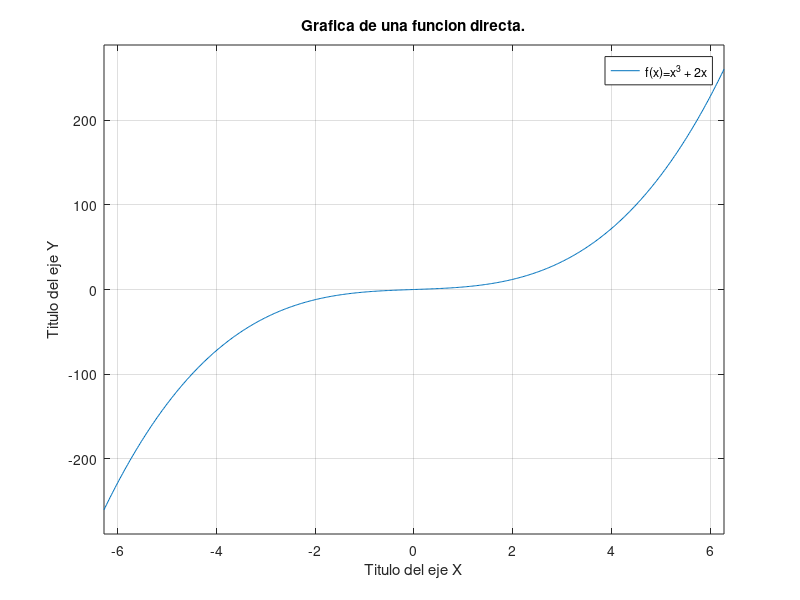

Reproduce this figure in MATLAB.
%Graficas_Ejemplo3
%Graficamos la funcion de f(x)=x3 + 2x
%La funcion puede entrar como cadena
ezplot('x^3+2*x')
title('Grafica de una funcion directa.')
legend ('f(x)=x^3 + 2x')
grid on %mostramos cuadriculado
xlabel('Titulo del eje X')
ylabel('Titulo del eje Y')


